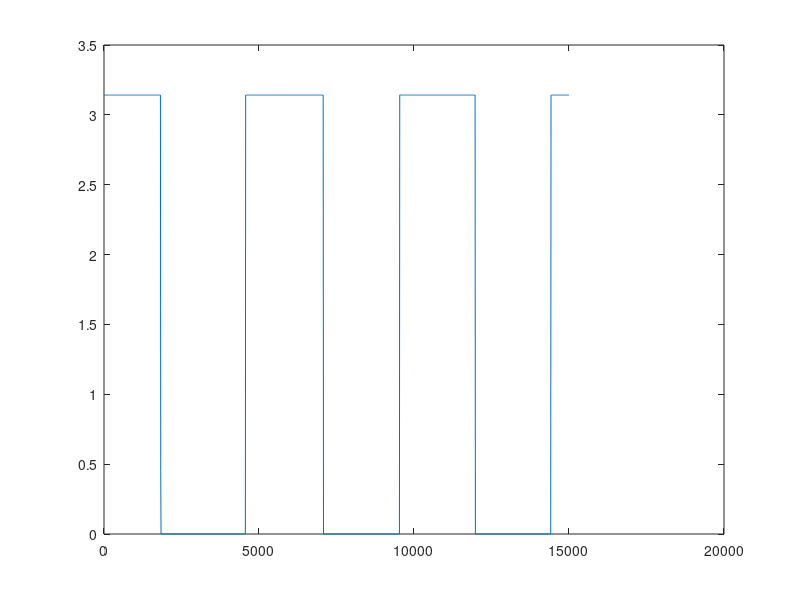

The MATLAB script that drew this image: (Note: this script raises an error after producing the figure.)
%willisjmps15 Figure 3 method applied to Lead - Silicone
clc
w=285*2*pi*10^3;
mu1=1.49*10^10;
mu2=4*10^4;
ro1=11600;
ro2=1300;
h1=0.0013;
h2=0.003;
h=h1+h2;
coef11=(ro1/mu1)*(w^2);
coef12=(ro2/mu2)*(w^2);

limsup=15000;
step=10;
imK2=0:step:limsup;
K2=-1i*imK2;
k11=sqrt(coef11-(K2.^2));
k12=sqrt(coef12-(K2.^2));
num2=mu2*k12;
num1=mu1*k11;
coefaux1=num2./num1;
coefaux2=num1./num2;
coefaux=coefaux1+coefaux2;

trM1=cos(h2*k12).*cos(h1*k11);
trM2=0.5*coefaux.*sin(h2*k12).*sin(h1*k11);
trM=trM1-trM2;
atrM=acos(trM);
iatrM=-imag(acos(trM));
ratrM=real(acos(trM));


l1=plot(imK2,ratrM);
l1.Color='blue';
l1.LineWidth=2;
hold on
l2=plot(imK2, iatrM);
l2.Color='blue';
legend({'real(K1h)','imag(K1h)'},'Location','southeast')
xlabel('iK2'); 
ylabel('K1h'); 
headline='f='+string(w/(2*pi*1000))+' kHz';
prompt=text(limsup/10, max(max(ratrM),max(iatrM)), headline);
